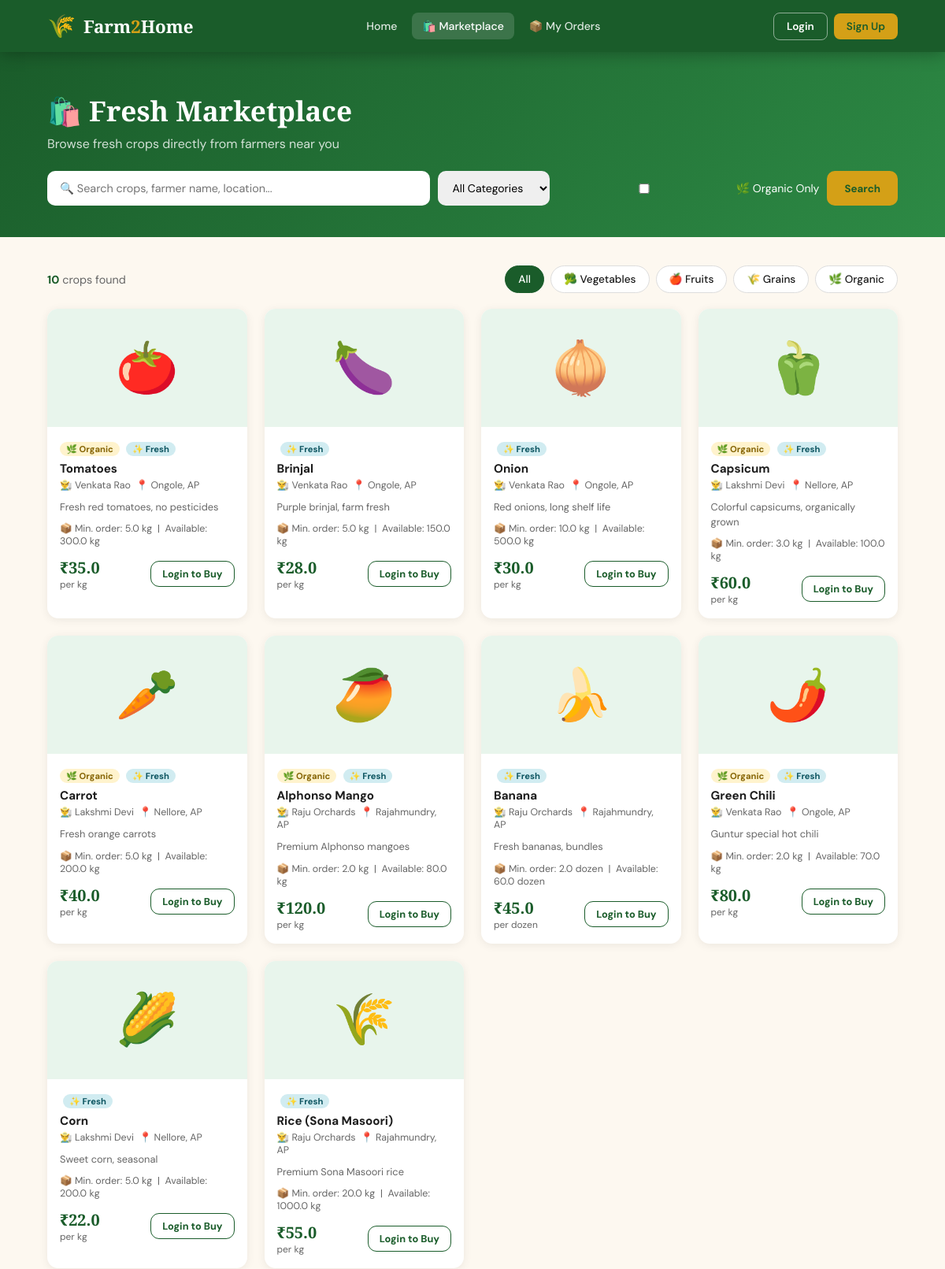
/marketplace (upper part), run on an earlier commit of the app's database.
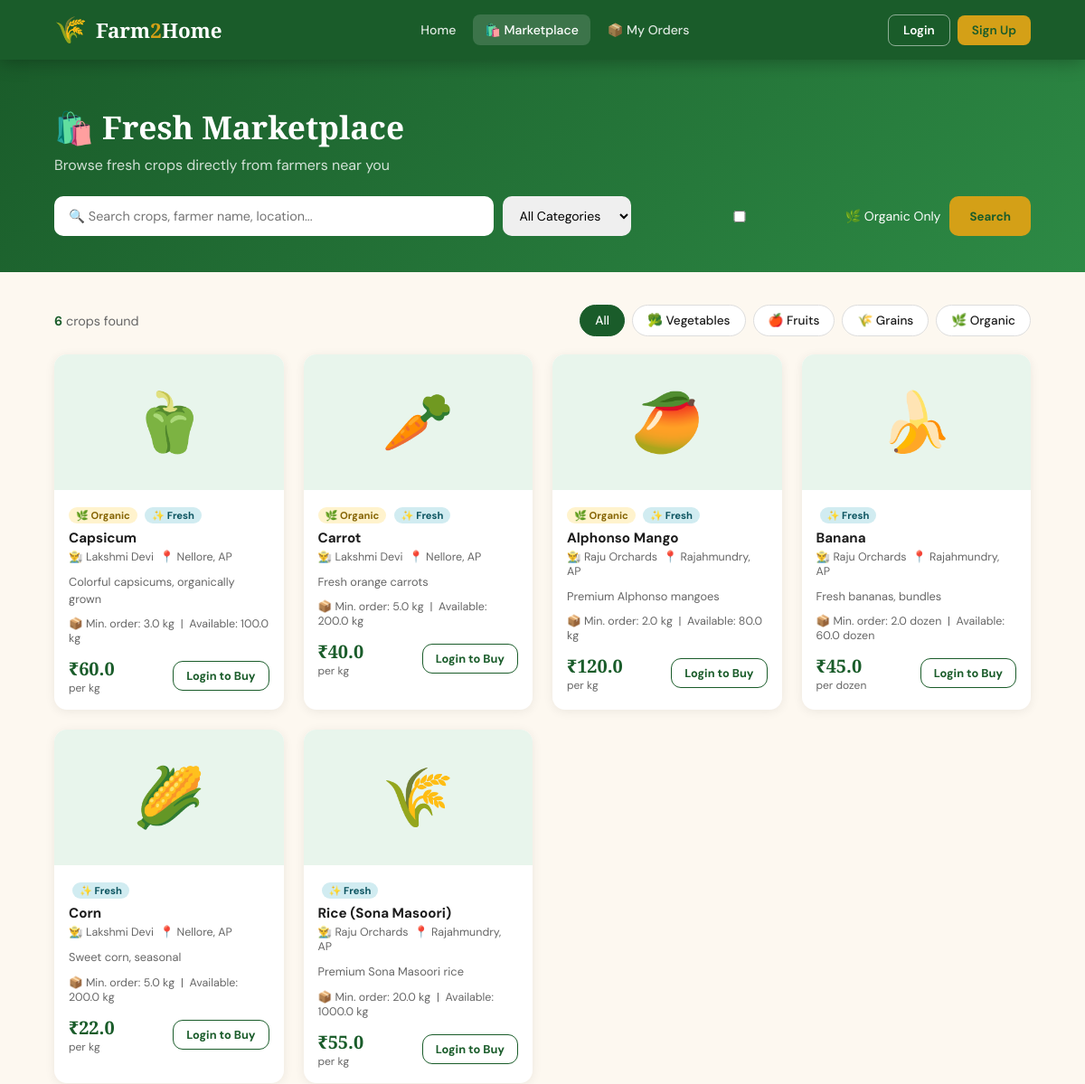
And on a later commit of the database.
### tables this page shows
CREATE TABLE crops (
        id INTEGER PRIMARY KEY AUTOINCREMENT,
        farmer_id INTEGER NOT NULL,
        name TEXT NOT NULL,
        category TEXT NOT NULL,
        quantity REAL NOT NULL,
        price REAL NOT NULL,
        unit TEXT DEFAULT 'kg',
        harvest_date TEXT,
        location TEXT,
        description TEXT,
        is_organic INTEGER DEFAULT 0,
        min_order REAL DEFAULT 1,
        status TEXT DEFAULT 'active',
        emoji TEXT DEFAULT '🌾',
        created_at TEXT DEFAULT CURRENT_TIMESTAMP,
        FOREIGN KEY (farmer_id) REFERENCES users(id)
    );

CREATE TABLE users (
        id INTEGER PRIMARY KEY AUTOINCREMENT,
        name TEXT NOT NULL,
        phone TEXT UNIQUE NOT NULL,
        password TEXT NOT NULL,
        role TEXT NOT NULL DEFAULT 'customer',
        location TEXT,
        district TEXT,
        language TEXT DEFAULT 'English',
        bank_account TEXT,
        ifsc TEXT,
        created_at TEXT DEFAULT CURRENT_TIMESTAMP
    );

### app.py (the view)
@app.route('/marketplace')
def marketplace():
    conn = get_db()
    search = request.args.get('search', '')
    category = request.args.get('category', 'all')
    organic = request.args.get('organic', '')
    query = """SELECT c.*, u.name as farmer_name, u.location as farmer_loc
               FROM crops c JOIN users u ON c.farmer_id = u.id
               WHERE c.status='active'"""
    params = []
    if search:
        query += " AND (c.name LIKE ? OR u.name LIKE ? OR c.location LIKE ?)"
        params += [f'%{search}%', f'%{search}%', f'%{search}%']
    if category != 'all':
        query += " AND c.category=?"
        params.append(category)
    if organic:
        query += " AND c.is_organic=1"
    crops = conn.execute(query, params).fetchall()
    conn.close()
    return render_template('marketplace.html', crops=crops, search=search, category=category, organic=organic)

### app.py (called while the page is built)
def get_db():
    conn = sqlite3.connect(DB_PATH)
    conn.row_factory = sqlite3.Row
    return conn

### templates/marketplace.html (shortened to what this page needs)
{% extends 'base.html' %}
{% block content %}
<div class="market-header">
  <div style="max-width:1200px;margin:0 auto;">
    <h1>🛍️ Fresh Marketplace</h1>
    <p>Browse fresh crops directly from farmers near you</p>
    <form method="get" action="{{ url_for('marketplace') }}">
      <div class="search-bar">
        <input type="text" name="search" value="{{ search }}" placeholder="🔍 Search crops, farmer name, location..."/>
        <select name="category">
          <option value="all" {% if category=='all' %}selected{% endif %}>All Categories</option>
        </select>
        <label style="color:#fff;display:flex;align-items:center;gap:6px;font-size:.88rem;cursor:pointer;">
          <input type="checkbox" name="organic" value="1" {% if organic %}checked{% endif %} style="width:auto;"/> 🌿 Organic Only
        </label>
        <button type="submit">Search</button>
      </div>
    </form>
  </div>
</div>
<section class="section" style="padding-top:36px;">
  <div style="display:flex;justify-content:space-between;align-items:center;margin-bottom:20px;flex-wrap:wrap;gap:10px;">
    <div style="color:var(--muted);font-size:.9rem;">
      <strong style="color:var(--green);">{{ crops|length }}</strong> crops found
    </div>
    <div class="filter-row" style="margin:0;">
      <a href="{{ url_for('marketplace') }}" class="filter-pill {% if category=='all' and not organic %}active{% endif %}">All</a>
      <a href="{{ url_for('marketplace', category='vegetable') }}" class="filter-pill {% if category=='vegetable' %}active{% endif %}">🥦 Vegetables</a>
      <a href="{{ url_for('marketplace', category='fruit') }}" class="filter-pill {% if category=='fruit' %}active{% endif %}">🍎 Fruits</a>
      <a href="{{ url_for('marketplace', category='grain') }}" class="filter-pill {% if category=='grain' %}active{% endif %}">🌾 Grains</a>
      <a href="{{ url_for('marketplace', organic=1) }}" class="filter-pill {% if organic %}active{% endif %}">🌿 Organic</a>
    </div>
  </div>
  {% if crops %}
  <div class="prod-grid">
    {% for crop in crops %}
    <div class="prod-card">
      <div class="prod-img">{{ crop.emoji }}</div>
      <div class="prod-body">
        {% if crop.is_organic %}<span class="tag-organic">🌿 Organic</span>{% endif %}
        <span class="tag-fresh">✨ Fresh</span>
        <div class="prod-name">{{ crop.name }}</div>
        <div class="prod-farmer">👨‍🌾 {{ crop.farmer_name }} &nbsp;📍 {{ crop.location }}</div>
        {% if crop.description %}
        <div class="prod-desc">{{ crop.description[:80] }}{% if crop.description|length > 80 %}...{% endif %}</div>
        {% endif %}
        <div style="font-size:.78rem;color:var(--muted);margin-bottom:6px;">
          📦 Min. order: {{ crop.min_order }} {{ crop.unit }} &nbsp;|&nbsp;
          Available: {{ crop.quantity }} {{ crop.unit }}
        </div>
        <div class="prod-foot">
          <div><div class="prod-price">₹{{ crop.price }}</div><div class="prod-unit">per {{ crop.unit }}</div></div>
          {% if session.user_id and session.role != 'farmer' %}
          <form method="post" action="{{ url_for('add_to_cart', crop_id=crop.id) }}" class="qty-form">
            <input type="number" name="quantity" value="{{ crop.min_order }}" min="{{ crop.min_order }}" max="{{ crop.quantity }}" step="1"/>
            <button type="submit" class="btn btn-green btn-sm">+ Cart</button>
          </form>
          {% elif not session.user_id %}
          <a href="{{ url_for('login') }}" class="btn btn-outline btn-sm">Login to Buy</a>
          {% endif %}
        </div>
      </div>
    </div>
    {% endfor %}
  </div>
  {% endif %}
</section>
{% endblock %}

What changed in the data, as far as the page shows it:
no longer on this page (row edited): crops: emoji "🍅", is_organic "🌿 Organic", name "Tomatoes", farmer_name "Venkata Rao", location "Ongole, AP", description "Fresh red tomatoes, no pesticides", min_order "5.0", unit "kg", quantity "300.0", price "35.0"
no longer on this page (row edited): crops: emoji "🍆", name "Brinjal", farmer_name "Venkata Rao", location "Ongole, AP", description "Purple brinjal, farm fresh", min_order "5.0", unit "kg", quantity "150.0", price "28.0"
no longer on this page (row edited): crops: emoji "🧅", name "Onion", farmer_name "Venkata Rao", location "Ongole, AP", description "Red onions, long shelf life", min_order "10.0", unit "kg", quantity "500.0", price "30.0"
no longer on this page (row edited): crops: emoji "🌶️", is_organic "🌿 Organic", name "Green Chili", farmer_name "Venkata Rao", location "Ongole, AP", description "Guntur special hot chili", min_order "2.0", unit "kg", quantity "70.0", price "80.0"
Also different on the page:
{{ crops|length }}: "10" → "6"
